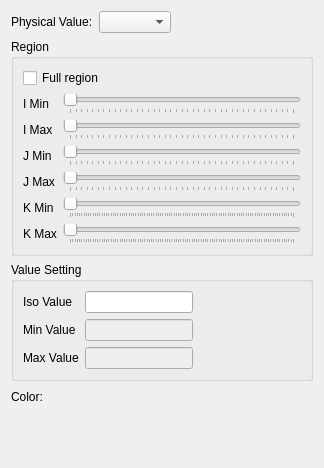
<?xml version="1.0" encoding="UTF-8"?>
<ui version="4.0">
 <class>Post3dWindowNodeScalarGroupDataItem_SettingEditWidget</class>
 <widget class="QWidget" name="Post3dWindowNodeScalarGroupDataItem_SettingEditWidget">
  <property name="geometry">
   <rect>
    <x>0</x>
    <y>0</y>
    <width>324</width>
    <height>468</height>
   </rect>
  </property>
  <property name="windowTitle">
   <string>Form</string>
  </property>
  <layout class="QVBoxLayout" name="verticalLayout_2">
   <item>
    <layout class="QHBoxLayout" name="horizontalLayout">
     <item>
      <layout class="QVBoxLayout" name="verticalLayout">
       <item>
        <layout class="QHBoxLayout" name="horizontalLayout_3">
         <item>
          <widget class="QLabel" name="physicalValueLabel">
           <property name="text">
            <string>Physical Value:</string>
           </property>
          </widget>
         </item>
         <item>
          <widget class="QComboBox" name="physicalValueComboBox"/>
         </item>
         <item>
          <spacer name="horizontalSpacer">
           <property name="orientation">
            <enum>Qt::Horizontal</enum>
           </property>
           <property name="sizeHint" stdset="0">
            <size>
             <width>40</width>
             <height>20</height>
            </size>
           </property>
          </spacer>
         </item>
        </layout>
       </item>
       <item>
        <widget class="QGroupBox" name="groupBox">
         <property name="title">
          <string>Region</string>
         </property>
         <layout class="QGridLayout" name="gridLayout">
          <item row="0" column="0" colspan="2">
           <widget class="QCheckBox" name="fullRangeCheckBox">
            <property name="text">
             <string>Full region</string>
            </property>
           </widget>
          </item>
          <item row="1" column="0">
           <widget class="QLabel" name="iminLabel">
            <property name="text">
             <string>I Min</string>
            </property>
           </widget>
          </item>
          <item row="2" column="0">
           <widget class="QLabel" name="imaxLabel">
            <property name="text">
             <string>I Max</string>
            </property>
           </widget>
          </item>
          <item row="2" column="1">
           <widget class="SliderWithValue" name="imaxSlider">
            <property name="maximum">
             <number>40</number>
            </property>
            <property name="orientation">
             <enum>Qt::Horizontal</enum>
            </property>
            <property name="tickPosition">
             <enum>QSlider::TicksBelow</enum>
            </property>
            <property name="tickInterval">
             <number>1</number>
            </property>
           </widget>
          </item>
          <item row="3" column="0">
           <widget class="QLabel" name="jminLabel">
            <property name="text">
             <string>J Min</string>
            </property>
           </widget>
          </item>
          <item row="3" column="1">
           <widget class="SliderWithValue" name="jminSlider">
            <property name="maximum">
             <number>40</number>
            </property>
            <property name="orientation">
             <enum>Qt::Horizontal</enum>
            </property>
            <property name="tickPosition">
             <enum>QSlider::TicksBelow</enum>
            </property>
            <property name="tickInterval">
             <number>1</number>
            </property>
           </widget>
          </item>
          <item row="4" column="0">
           <widget class="QLabel" name="jmaxLabel">
            <property name="text">
             <string>J Max</string>
            </property>
           </widget>
          </item>
          <item row="4" column="1">
           <widget class="SliderWithValue" name="jmaxSlider">
            <property name="maximum">
             <number>40</number>
            </property>
            <property name="orientation">
             <enum>Qt::Horizontal</enum>
            </property>
            <property name="tickPosition">
             <enum>QSlider::TicksBelow</enum>
            </property>
            <property name="tickInterval">
             <number>1</number>
            </property>
           </widget>
          </item>
          <item row="1" column="1">
           <widget class="SliderWithValue" name="iminSlider">
            <property name="maximum">
             <number>40</number>
            </property>
            <property name="orientation">
             <enum>Qt::Horizontal</enum>
            </property>
            <property name="tickPosition">
             <enum>QSlider::TicksBelow</enum>
            </property>
            <property name="tickInterval">
             <number>1</number>
            </property>
           </widget>
          </item>
          <item row="5" column="0">
           <widget class="QLabel" name="kminLabel">
            <property name="text">
             <string>K Min</string>
            </property>
           </widget>
          </item>
          <item row="5" column="1">
           <widget class="SliderWithValue" name="kminSlider">
            <property name="orientation">
             <enum>Qt::Horizontal</enum>
            </property>
            <property name="tickPosition">
             <enum>QSlider::TicksBelow</enum>
            </property>
            <property name="tickInterval">
             <number>1</number>
            </property>
           </widget>
          </item>
          <item row="6" column="0">
           <widget class="QLabel" name="kmaxLabel">
            <property name="text">
             <string>K Max</string>
            </property>
           </widget>
          </item>
          <item row="6" column="1">
           <widget class="SliderWithValue" name="kmaxSlider">
            <property name="orientation">
             <enum>Qt::Horizontal</enum>
            </property>
            <property name="tickPosition">
             <enum>QSlider::TicksBelow</enum>
            </property>
            <property name="tickInterval">
             <number>1</number>
            </property>
           </widget>
          </item>
         </layout>
        </widget>
       </item>
       <item>
        <widget class="QGroupBox" name="groupBox2">
         <property name="title">
          <string>Value Setting</string>
         </property>
         <layout class="QGridLayout" name="gridLayout_2">
          <property name="sizeConstraint">
           <enum>QLayout::SetDefaultConstraint</enum>
          </property>
          <item row="0" column="1">
           <widget class="RealNumberEditWidget" name="isoValueEdit"/>
          </item>
          <item row="0" column="2">
           <spacer name="horizontalSpacer_4">
            <property name="orientation">
             <enum>Qt::Horizontal</enum>
            </property>
            <property name="sizeHint" stdset="0">
             <size>
              <width>40</width>
              <height>20</height>
             </size>
            </property>
           </spacer>
          </item>
          <item row="2" column="0">
           <widget class="QLabel" name="label_2">
            <property name="text">
             <string>Max Value</string>
            </property>
           </widget>
          </item>
          <item row="2" column="1">
           <widget class="RealNumberEditWidget" name="maxValueEdit">
            <property name="enabled">
             <bool>false</bool>
            </property>
            <property name="sizePolicy">
             <sizepolicy hsizetype="Preferred" vsizetype="Fixed">
              <horstretch>0</horstretch>
              <verstretch>0</verstretch>
             </sizepolicy>
            </property>
           </widget>
          </item>
          <item row="1" column="0">
           <widget class="QLabel" name="label">
            <property name="text">
             <string>Min Value</string>
            </property>
           </widget>
          </item>
          <item row="2" column="2">
           <spacer name="horizontalSpacer_3">
            <property name="orientation">
             <enum>Qt::Horizontal</enum>
            </property>
            <property name="sizeHint" stdset="0">
             <size>
              <width>40</width>
              <height>20</height>
             </size>
            </property>
           </spacer>
          </item>
          <item row="1" column="1">
           <widget class="RealNumberEditWidget" name="minValueEdit">
            <property name="enabled">
             <bool>false</bool>
            </property>
            <property name="sizePolicy">
             <sizepolicy hsizetype="Preferred" vsizetype="Fixed">
              <horstretch>0</horstretch>
              <verstretch>0</verstretch>
             </sizepolicy>
            </property>
           </widget>
          </item>
          <item row="1" column="2">
           <spacer name="horizontalSpacer_2">
            <property name="orientation">
             <enum>Qt::Horizontal</enum>
            </property>
            <property name="sizeHint" stdset="0">
             <size>
              <width>40</width>
              <height>20</height>
             </size>
            </property>
           </spacer>
          </item>
          <item row="0" column="0">
           <widget class="QLabel" name="label_3">
            <property name="text">
             <string>Iso Value</string>
            </property>
           </widget>
          </item>
         </layout>
        </widget>
       </item>
      </layout>
     </item>
    </layout>
   </item>
   <item>
    <layout class="QHBoxLayout" name="horizontalLayout_2">
     <item>
      <widget class="QLabel" name="colorLabel">
       <property name="text">
        <string>Color:</string>
       </property>
      </widget>
     </item>
     <item>
      <widget class="ColorEditWidget" name="colorEditWidget">
       <property name="text">
        <string/>
       </property>
      </widget>
     </item>
     <item>
      <spacer name="horizontalSpacer_6">
       <property name="orientation">
        <enum>Qt::Horizontal</enum>
       </property>
       <property name="sizeHint" stdset="0">
        <size>
         <width>40</width>
         <height>20</height>
        </size>
       </property>
      </spacer>
     </item>
    </layout>
   </item>
   <item>
    <layout class="QHBoxLayout" name="horizontalLayout_4">
     <item>
      <widget class="OpacityContainerWidget" name="opacityWidget" native="true"/>
     </item>
     <item>
      <spacer name="horizontalSpacer_5">
       <property name="orientation">
        <enum>Qt::Horizontal</enum>
       </property>
       <property name="sizeHint" stdset="0">
        <size>
         <width>40</width>
         <height>20</height>
        </size>
       </property>
      </spacer>
     </item>
    </layout>
   </item>
   <item>
    <spacer name="verticalSpacer">
     <property name="orientation">
      <enum>Qt::Vertical</enum>
     </property>
     <property name="sizeHint" stdset="0">
      <size>
       <width>20</width>
       <height>1</height>
      </size>
     </property>
    </spacer>
   </item>
  </layout>
 </widget>
 <customwidgets>
  <customwidget>
   <class>ColorEditWidget</class>
   <extends>QLabel</extends>
   <header>guibase/widget/coloreditwidget.h</header>
   <container>1</container>
  </customwidget>
  <customwidget>
   <class>RealNumberEditWidget</class>
   <extends>QLineEdit</extends>
   <header>guibase/widget/realnumbereditwidget.h</header>
  </customwidget>
  <customwidget>
   <class>SliderWithValue</class>
   <extends>QSlider</extends>
   <header>guibase/widget/sliderwithvalue.h</header>
  </customwidget>
  <customwidget>
   <class>OpacityContainerWidget</class>
   <extends>QWidget</extends>
   <header>guibase/widget/opacitycontainerwidget.h</header>
   <container>1</container>
  </customwidget>
 </customwidgets>
 <resources/>
 <connections>
  <connection>
   <sender>fullRangeCheckBox</sender>
   <signal>toggled(bool)</signal>
   <receiver>iminSlider</receiver>
   <slot>setDisabled(bool)</slot>
   <hints>
    <hint type="sourcelabel">
     <x>76</x>
     <y>71</y>
    </hint>
    <hint type="destinationlabel">
     <x>68</x>
     <y>93</y>
    </hint>
   </hints>
  </connection>
  <connection>
   <sender>fullRangeCheckBox</sender>
   <signal>toggled(bool)</signal>
   <receiver>imaxSlider</receiver>
   <slot>setDisabled(bool)</slot>
   <hints>
    <hint type="sourcelabel">
     <x>38</x>
     <y>64</y>
    </hint>
    <hint type="destinationlabel">
     <x>97</x>
     <y>127</y>
    </hint>
   </hints>
  </connection>
  <connection>
   <sender>fullRangeCheckBox</sender>
   <signal>toggled(bool)</signal>
   <receiver>jminSlider</receiver>
   <slot>setDisabled(bool)</slot>
   <hints>
    <hint type="sourcelabel">
     <x>29</x>
     <y>69</y>
    </hint>
    <hint type="destinationlabel">
     <x>95</x>
     <y>161</y>
    </hint>
   </hints>
  </connection>
  <connection>
   <sender>fullRangeCheckBox</sender>
   <signal>toggled(bool)</signal>
   <receiver>jmaxSlider</receiver>
   <slot>setDisabled(bool)</slot>
   <hints>
    <hint type="sourcelabel">
     <x>45</x>
     <y>71</y>
    </hint>
    <hint type="destinationlabel">
     <x>77</x>
     <y>194</y>
    </hint>
   </hints>
  </connection>
  <connection>
   <sender>fullRangeCheckBox</sender>
   <signal>toggled(bool)</signal>
   <receiver>kminSlider</receiver>
   <slot>setDisabled(bool)</slot>
   <hints>
    <hint type="sourcelabel">
     <x>48</x>
     <y>69</y>
    </hint>
    <hint type="destinationlabel">
     <x>67</x>
     <y>228</y>
    </hint>
   </hints>
  </connection>
  <connection>
   <sender>fullRangeCheckBox</sender>
   <signal>toggled(bool)</signal>
   <receiver>kmaxSlider</receiver>
   <slot>setDisabled(bool)</slot>
   <hints>
    <hint type="sourcelabel">
     <x>28</x>
     <y>70</y>
    </hint>
    <hint type="destinationlabel">
     <x>75</x>
     <y>260</y>
    </hint>
   </hints>
  </connection>
 </connections>
</ui>
